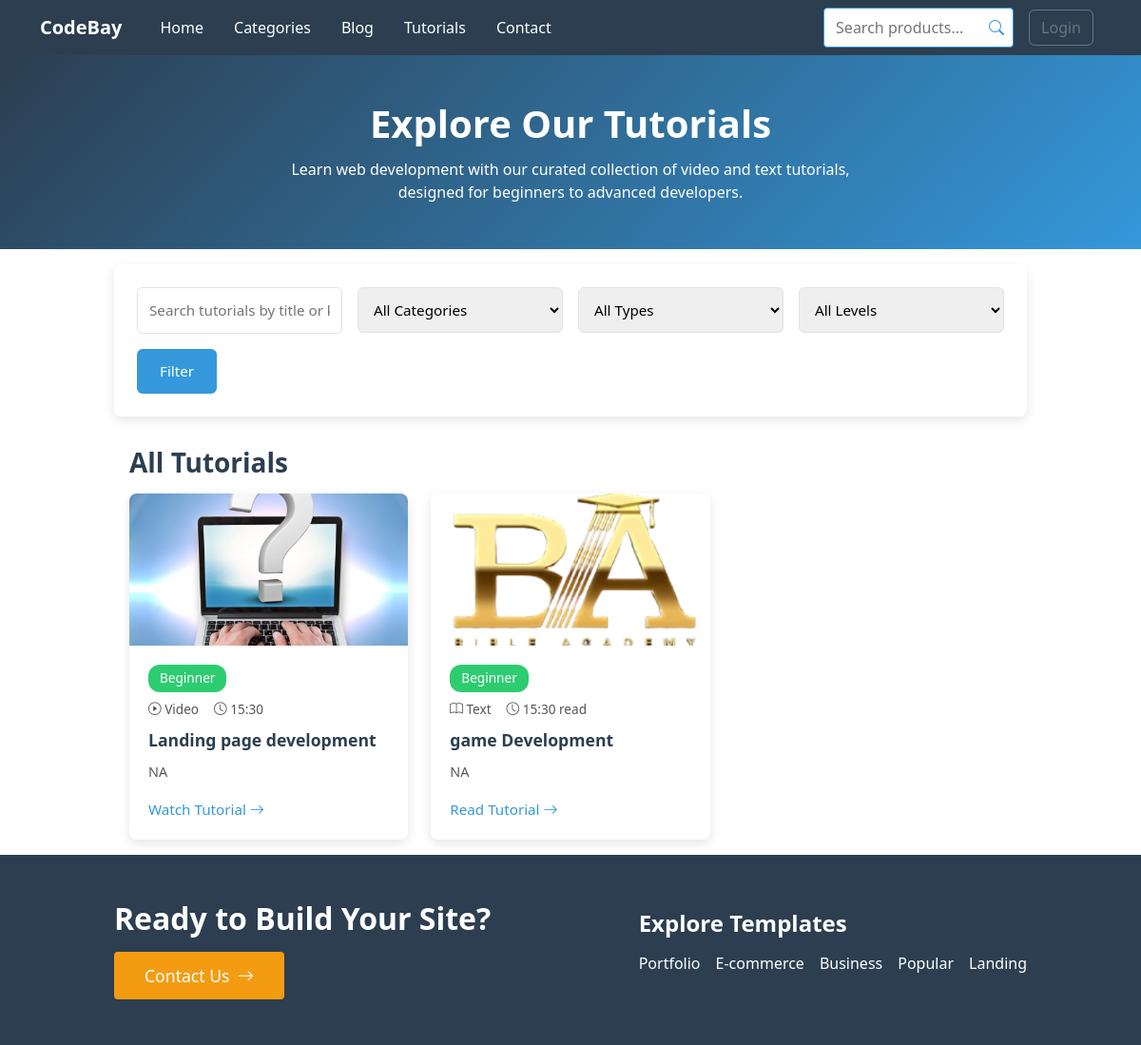
The app's page /tutorials/ with its own data.
### admin_panel/models.py (models this page shows, shortened)
class Tutorial(models.Model):
    STATUS_CHOICES = [
        ('active', 'Active'),
        ('inactive', 'Inactive'),
        ('draft', 'Draft'),
    ]
    CATEGORY_CHOICES = [
        ('web-development', 'Web Development'),
        ('programming', 'Programming'),
        ('design', 'Design'),
    ]
    TYPE_CHOICES = [
        ('video', 'Video'),
        ('text', 'Text'),
    ]
    LEVEL_CHOICES = [
        ('beginner', 'Beginner'),
        ('intermediate', 'Intermediate'),
        ('advanced', 'Advanced'),
    ]
    title = models.CharField(max_length=200)
    category = models.CharField(max_length=50, choices=CATEGORY_CHOICES)
    type = models.CharField(max_length=20, choices=TYPE_CHOICES, default='video')
    level = models.CharField(max_length=20, choices=LEVEL_CHOICES, default='beginner')
    duration = models.DurationField()  # Stored as timedelta
    status = models.CharField(max_length=20, choices=STATUS_CHOICES, default='draft')
    thumbnail = models.ImageField(upload_to='tutorials/images/', null=True, blank=True)
    video_url = models.URLField(max_length=200, blank=True)
    content = models.TextField(blank=True)  # For text-based tutorials
    description = models.TextField(blank=True)
    views = models.PositiveIntegerField(default=0)
    created_at = models.DateTimeField(auto_now_add=True)
    updated_at = models.DateTimeField(auto_now=True)
    def get_duration_display(self):
        total_seconds = int(self.duration.total_seconds())
        minutes = total_seconds // 60
        seconds = total_seconds % 60
        return f"{minutes:02d}:{seconds:02d}"

### codebay_app/views.py (the view)
# urls.py: path('tutorials/', views.tutorials_list, name='tutorials_list'),
def tutorials(request):
    search_query = request.GET.get('search', '')
    category_filter = request.GET.get('category', '')
    type_filter = request.GET.get('type', '')
    filter
    level_filter = request.GET.get('level', '')
    tutorials = Tutorial.objects.filter(status='active')
    if search_query:
        tutorials = tutorials.filter(
            Q(title__icontains=search_query) |
            Q(description__icontains=search_query)
        )
    if category_filter:
        tutorials = tutorials.filter(category=category_filter)
    if type_filter:
        tutorials = tutorials.filter(type=type_filter)
    if level_filter:
        tutorials = tutorials.filter(level=level_filter)
    context = {
        'tutorials': tutorials,
        'search_query': search_query,
        'category_filter': category_filter,
        'type_filter': type_filter,
        'level_filter': level_filter,
    }
    return render(request, 'codebay_app/tutorials.html', context)

### codebay_app/templates/codebay_app/tutorials.html (shortened to what this page needs)
{% extends "codebay_app/base.html" %}
{% block content %}
  <section class="tutorials-hero">
    <h1>Explore Our Tutorials</h1>
    <p>Learn web development with our curated collection of video and text tutorials, designed for beginners to advanced developers.</p>
  </section>
  <section class="filter-section">
    <form method="GET" class="filter-container">
      <input type="text" name="search" class="filter-input" placeholder="Search tutorials by title or keyword" value="{{ search_query|default:'' }}" aria-label="Search tutorials">
      <select name="category" class="filter-select" aria-label="Filter by category">
        <option value="">All Categories</option>
      </select>
      <select name="type" class="filter-select" aria-label="Filter by type">
        <option value="">All Types</option>
      </select>
      <select name="level" class="filter-select" aria-label="Filter by level">
        <option value="">All Levels</option>
      </select>
      <button type="submit" class="filter-btn" aria-label="Apply filters">Filter</button>
    </form>
  </section>
  <section class="tutorials-list">
    <h2>All Tutorials</h2>
    <div class="tutorials-grid">
      {% for tutorial in tutorials %}
        <div class="tutorial-card">
          {% if tutorial.thumbnail %}
            <img src="{{ tutorial.thumbnail.url }}" alt="{{ tutorial.title }}">
          {% else %}
            <img src="https://via.placeholder.com/280x160" alt="No Image">
          {% endif %}
          <div class="tutorial-card-content">
            <span class="tutorial-card-label {{ tutorial.level }}">{{ tutorial.get_level_display }}</span>
            <div class="tutorial-card-meta">
              <span>
                {% if tutorial.type == 'video' %}
                  <i class="bi bi-play-circle"></i> Video
                {% else %}
                  <i class="bi bi-book"></i> Text
                {% endif %}
              </span>
              <span><i class="bi bi-clock"></i> {{ tutorial.get_duration_display }} {% if tutorial.type == 'text' %}read{% endif %}</span>
            </div>
            <h3 class="tutorial-card-title">{{ tutorial.title }}</h3>
            <p class="tutorial-card-description">{{ tutorial.description|truncatewords:20 }}</p>
            <a href="{% url 'codebay_app:tutorial_detail' tutorial.id %}" class="tutorial-card-link">
              {% if tutorial.type == 'video' %}Watch Tutorial{% else %}Read Tutorial{% endif %} <i class="bi bi-arrow-right"></i>
            </a>
          </div>
        </div>
      {% empty %}
        <p>No tutorials found.</p>
      {% endfor %}
    </div>
  </section>
{% endblock %}

### codebay_app/templates/codebay_app/base.html (shortened to what this page needs)
{% load static %}
<!DOCTYPE html>
<html lang="en">
<head>
  <link rel="stylesheet" href="{% static 'css/main.css' %}">
  <link rel="stylesheet" href="{% static 'jsscripts.js' %}">
  <link href="https://cdn.jsdelivr.net/npm/bootstrap@5.3.3/dist/css/bootstrap.min.css" rel="stylesheet">
  <link href="https://cdn.jsdelivr.net/npm/bootstrap@5.3.0/dist/css/bootstrap.min.css" rel="stylesheet">
  <link href="https://cdn.jsdelivr.net/npm/bootstrap-icons@1.10.0/font/bootstrap-icons.css" rel="stylesheet">
</head>
<body>
  <nav class="navbar navbar-expand-lg">
    <div class="container navbar-container">
      <a class="navbar-brand" href="{% url 'codebay_app:home' %}">CodeBay</a>
      <div class="collapse navbar-collapse" id="navbarNav">
        <ul class="navbar-nav me-auto mb-2 mb-lg-0">
          <li class="nav-item">
            <a class="nav-link" href="{% url 'codebay_app:home' %}">Home</a>
          </li>
          <li class="nav-item">
            <a class="nav-link" href="{% url 'codebay_app:templates_list' %}">Categories</a>
          </li>
          <li class="nav-item">
            <a class="nav-link" href="{% url 'codebay_app:blog' %}">Blog</a>
          </li>
          <li class="nav-item">
            <a class="nav-link" href="{% url 'codebay_app:tutorials' %}">Tutorials</a>
          </li>
          <li class="nav-item">
            <a class="nav-link" href="{% url 'codebay_app:contact' %}">Contact</a>
          </li>
        </ul>
        <div class="d-flex align-items-center">
          <form class="search-form search-desktop me-3">
            <input type="text" class="search-input" placeholder="Search products..." required>
            <i class="search-icon bi bi-search"></i>
          </form>
          {% if user.is_authenticated %}
            <a href="{% url 'codebay_app:user_dashboard' %}" class="btn btn-outline-primary me-2">Dashboard</a>
            <a href="{% url 'codebay_app:logout' %}" class="btn btn-outline-secondary me-2">Logout</a>
          {% else %}
            <a href="{% url 'codebay_app:login' %}" class="btn btn-outline-secondary me-2">Login</a>
          {% endif %}
        </div>
      </div>
    </div>
  </nav>
  {% block content %}
  {% endblock %}
  <section class="cta-footer-section">
    <div class="cta-footer-container">
      <div class="cta-footer-content">
        <h2 class="cta-footer-title">Ready to Build Your Site?</h2>
        <a href="#contact-us" class="cta-footer-cta">
          Contact Us <i class="bi bi-arrow-right"></i>
        </a>
      </div>
      <div class="cta-footer-links">
        <h3 class="cta-footer-links-title">Explore Templates</h3>
        <ul class="cta-footer-links-list">
          <li><a href="#portfolio-products" class="cta-footer-link">Portfolio</a></li>
          <li><a href="#ecommerce-products" class="cta-footer-link">E-commerce</a></li>
          <li><a href="#business-products" class="cta-footer-link">Business</a></li>
          <li><a href="#popular-products" class="cta-footer-link">Popular</a></li>
          <li><a href="#landing-products" class="cta-footer-link">Landing</a></li>
        </ul>
      </div>
    </div>
  </section>
  <link href="https://cdn.jsdelivr.net/npm/bootstrap-icons@1.11.3/font/bootstrap-icons.min.css" rel="stylesheet">
</body>
</html>

### codebay_app/static/css/main.css (style rules this page uses)
body { font-family: 'Poppins', sans-serif; background-color: #FFFFFF; color: #333333; }
.navbar { background-color: #2C3E50; padding: 1rem 0; position: sticky !important; top: 0 !important; z-index: 1000 !important; width: 100% !important; }
.navbar-container { max-width: 80%; margin: 0 auto; }
.navbar-brand { font-weight: 600; color: #FFFFFF !important; font-size: 1.5rem; }
.nav-link { font-weight: 400; color: #FFFFFF !important; margin-left: 1rem; }
.btn-outline-secondary { border-color: #3498DB; color: #3498DB; font-weight: 400; border-radius: 4px; }
.search-form { position: relative; }
.search-input { border-radius: 4px; border: 1px solid #3498DB; padding: 0.5rem 2rem 0.5rem 0.75rem; font-weight: 400; width: 200px; }
.search-icon { position: absolute; right: 10px; top: 50%; transform: translateY(-50%); color: #3498DB; cursor: pointer; }
.btn-outline-secondary { border-color: #3498DB; color: #3498DB; }
.cta-footer-section { padding: 3rem 0; background-color: #2C3E50; color: #FFFFFF; }
.cta-footer-container { max-width: 80%; margin: 0 auto; display: flex; justify-content: space-between; align-items: center; gap: 2rem; }
.cta-footer-content { max-width: 50%; }
.cta-footer-title { font-weight: 600; font-size: 2rem; margin-bottom: 1rem; animation: fadeIn 1s ease-in; }
.cta-footer-cta { display: inline-flex; align-items: center; gap: 0.5rem; padding: 0.75rem 2rem; font-size: 1.1rem; font-weight: 400; background-color: #F39C12; color: #FFFFFF; border: none; border-radius: 4px; text-decoration: none; transition: background-color 0.3s ease; animation: fadeIn 1s ease-in 0.2s; animation-fill-mode: both; }
.cta-footer-links { max-width: 50%; }
.cta-footer-links-title { font-weight: 600; font-size: 1.5rem; margin-bottom: 1rem; animation: fadeIn 1s ease-in 0.4s; animation-fill-mode: both; }
.cta-footer-links-list { list-style: none; padding: 0; display: flex; flex-wrap: wrap; gap: 1rem; }
.cta-footer-link { font-size: 1rem; color: #FFFFFF; text-decoration: none; transition: color 0.3s ease; animation: fadeIn 1s ease-in 0.6s; animation-fill-mode: both; }

### codebay_app/templates/codebay_app/tutorials.html (style rules this page uses)
.tutorials-hero { background: linear-gradient(135deg, #2C3E50 0%, #3498DB 100%); color: #FFFFFF; text-align: center; padding: 3rem 1rem; animation: fadeIn 1s ease-in; margin: 0 auto; }
.tutorials-hero h1 { font-weight: 600; font-size: 2.5rem; margin-bottom: 0.75rem; }
.tutorials-hero p { font-size: 1rem; font-weight: 300; max-width: 600px; margin: 0 auto; }
.filter-section { background-color: #FFFFFF; padding: 1.5rem; border-radius: 8px; box-shadow: 0 4px 12px rgba(0, 0, 0, 0.1); margin: 1rem auto; width: 80%; animation: fadeIn 1s ease-in 0.2s; }
.filter-container { display: flex; gap: 1rem; flex-wrap: wrap; align-items: center; }
.filter-input, .filter-select { padding: 0.75rem; font-size: 0.95rem; border: 1px solid #E0E4E8; border-radius: 6px; outline: none; transition: border-color 0.3s ease; flex: 1; min-width: 200px; }
.filter-btn { padding: 0.75rem 1.5rem; font-size: 0.95rem; background-color: #3498DB; color: #FFFFFF; border: none; border-radius: 6px; cursor: pointer; transition: background-color 0.3s ease; }
.tutorials-list { width: 80%; margin: 0 auto; padding: 1rem; }
.tutorials-list h2 { font-weight: 600; font-size: 1.75rem; color: #2C3E50; margin-bottom: 1rem; animation: fadeIn 1s ease-in 0.4s; }
.tutorials-grid { display: grid; grid-template-columns: repeat(3, 1fr); gap: 1.5rem; animation: fadeIn 1s ease-in 0.6s; justify-items: center; }
.tutorial-card { background-color: #FFFFFF; border-radius: 8px; box-shadow: 0 4px 12px rgba(0, 0, 0, 0.1); overflow: hidden; transition: transform 0.3s ease; width: 100%; max-width: 320px; }
.tutorial-card img { width: 100%; height: 160px; object-fit: cover; }
.tutorial-card-content { padding: 1.25rem; }
.tutorial-card-label { display: inline-block; padding: 0.25rem 0.75rem; font-size: 0.85rem; color: #FFFFFF; border-radius: 12px; margin-bottom: 0.5rem; }
.tutorial-card-label.beginner { background-color: #2ECC71; }
.tutorial-card-meta { font-size: 0.85rem; color: #555555; margin-bottom: 0.75rem; display: flex; gap: 1rem; }
.tutorial-card-title { font-weight: 600; font-size: 1.1rem; color: #2C3E50; margin-bottom: 0.75rem; }
.tutorial-card-description { font-size: 0.9rem; color: #555555; margin-bottom: 1rem; line-height: 1.5; }
.tutorial-card-link { font-size: 0.95rem; color: #3498DB; text-decoration: none; font-weight: 500; transition: color 0.3s ease; }

### records on screen
Tutorial: thumbnail (picture), level "Beginner", type "video" (drawn), duration "15:30", title "Landing page development", description "NA"
Tutorial: thumbnail (picture), level "Beginner", type "text" (drawn), duration "15:30", title "game Development", description "NA"
